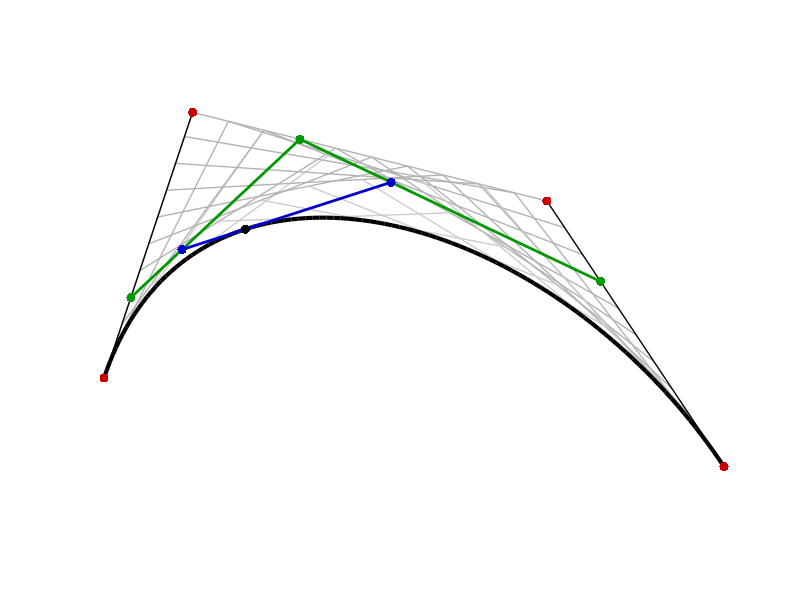

Here is the MATLAB script that generated this plot:
function demo_Bezier_illustr02
% Illustration of linear, quadratic and cubic Bezier curves 
%
% If this code is useful for your research, please cite the related publication:
% @incollection{Calinon19MM,
%   author="Calinon, S.",
%   title="Mixture Models for the Analysis, Edition, and Synthesis of Continuous Time Series",
%   booktitle="Mixture Models and Applications",
%   publisher="Springer",
%   editor="Bouguila, N. and Fan, W.", 
%   year="2019"
% }
%
% Copyright (c) 2019 Idiap Research Institute, http://idiap.ch/
% Written by Sylvain Calinon, http://calinon.ch/
% 
% This file is part of PbDlib, http://www.idiap.ch/software/pbdlib/
% 
% PbDlib is free software: you can redistribute it and/or modify
% it under the terms of the GNU General Public License version 3 as
% published by the Free Software Foundation.
% 
% PbDlib is distributed in the hope that it will be useful,
% but WITHOUT ANY WARRANTY; without even the implied warranty of
% MERCHANTABILITY or FITNESS FOR A PARTICULAR PURPOSE. See the
% GNU General Public License for more details.
% 
% You should have received a copy of the GNU General Public License
% along with PbDlib. If not, see <http://www.gnu.org/licenses/>.


%% Parameters
%%%%%%%%%%%%%%%%%%%%%%%%%%%%%%%%%%%%%%%%%%%%%%%%%%%%%%%%%%%%%%%%%%%%%%%%%%%
% nbVar = 2; %Dimension of datapoint
% nbDeg = 3; %Degree of the Bezier curve (1=linear, 2=quadratic, 3=cubic)
nbData = 100; %Number of datapoints in a trajectory
tl = linspace(0,1,nbData);


% %% General Bezier curve
% %%%%%%%%%%%%%%%%%%%%%%%%%%%%%%%%%%%%%%%%%%%%%%%%%%%%%%%%%%%%%%%%%%%%%%%%%%%
% P = rand(nbVar,nbDeg+1); %Control points
% B = zeros(nbDeg,nbData);
% for i=0:nbDeg
% 	B(i+1,:) = factorial(nbDeg) ./ (factorial(i) .* factorial(nbDeg-i)) .* (1-t).^(nbDeg-i) .* t.^i; %Bernstein basis functions
% end
% x = P * B; 


% %% Linear Bezier curve
% %%%%%%%%%%%%%%%%%%%%%%%%%%%%%%%%%%%%%%%%%%%%%%%%%%%%%%%%%%%%%%%%%%%%%%%%%%%
% % P = rand(nbVar,nbDeg+1); %Control points
% P = [[0;0],[5;4]]; %Control points
% for t=1:nbData
% 	Bp1p2(:,t) = P(:,1) .* (1-tl(t)) + P(:,2) .* tl(t);
% end
% x = Bp1p2; %Linear Bezier curve
% 
% %Plot
% figure; hold on; axis off;
% plot(x(1,:), x(2,:), '-','linewidth',2,'color',[0 0 0]);
% plot(P(1,:), P(2,:), '.','markersize',20,'color',[.8 0 0]);
% 
% t=31;
% plot(x(1,t), x(2,t), '.','markersize',20,'color',[0 0 0]);
% 
% axis equal;
% % print('-dpng','graphs/demo_Bezier_linear01.png');


% %% Quadratic Bezier curve
% %%%%%%%%%%%%%%%%%%%%%%%%%%%%%%%%%%%%%%%%%%%%%%%%%%%%%%%%%%%%%%%%%%%%%%%%%%%
% % P = rand(nbVar,nbDeg+1); %Control points
% P = [[0;0],[2;4],[5;1]]; %Control points
% for t=1:nbData
% 	Bp1p2(:,t) = P(:,1) .* (1-tl(t)) + P(:,2) .* tl(t);
% 	Bp2p3(:,t) = P(:,2) .* (1-tl(t)) + P(:,3) .* tl(t);
% 	Bp1p2p3(:,t) = Bp1p2(:,t) .* (1-tl(t)) + Bp2p3(:,t) .* tl(t);
% end
% x = Bp1p2p3; %Quadratic Bezier curve
% 
% %Plot
% figure; hold on; axis off;
% for t=1:10:nbData
% 	msh = [Bp1p2(:,t), Bp2p3(:,t)];
% 	plot(msh(1,:), msh(2,:), '-','linewidth',1,'color',[.7 .7 .7]);
% end
% plot(P(1,:), P(2,:), '-','linewidth',1,'color',[0 0 0]);
% plot(x(1,:), x(2,:), '-','linewidth',3,'color',[0 0 0]);
% plot(P(1,:), P(2,:), '.','markersize',20,'color',[.8 0 0]);
% 
% t=31;
% msh = [Bp1p2(:,t), Bp2p3(:,t)];
% plot(msh(1,:), msh(2,:), '-','linewidth',2,'color',[0 .6 0]);
% plot(msh(1,:), msh(2,:), '.','markersize',20,'color',[0 .6 0]);
% plot(x(1,t), x(2,t), '.','markersize',20,'color',[0 0 0]);
% 
% axis equal;
% % print('-dpng','graphs/demo_Bezier_quadratic01.png');


%% Cubic Bezier curve
%%%%%%%%%%%%%%%%%%%%%%%%%%%%%%%%%%%%%%%%%%%%%%%%%%%%%%%%%%%%%%%%%%%%%%%%%%%
% P = rand(nbVar,nbDeg+1); %Control points
P = [[0;1],[1;4],[5;3],[7;0]]; %Control points
for t=1:nbData
	Bp1p2(:,t) = P(:,1) .* (1-tl(t)) + P(:,2) .* tl(t);
	Bp2p3(:,t) = P(:,2) .* (1-tl(t)) + P(:,3) .* tl(t);
	Bp3p4(:,t) = P(:,3) .* (1-tl(t)) + P(:,4) .* tl(t);
	Bp1p2p3(:,t) = Bp1p2(:,t) .* (1-tl(t)) + Bp2p3(:,t) .* tl(t);
	Bp2p3p4(:,t) = Bp2p3(:,t) .* (1-tl(t)) + Bp3p4(:,t) .* tl(t);
	Bp1p2p3p4(:,t) = Bp1p2p3(:,t) .* (1-tl(t)) + Bp2p3p4(:,t) .* tl(t);
end
x = Bp1p2p3p4; %Cubic Bezier curve

%Plot
figure; hold on; axis off;
for t=1:10:nbData
	msh = [Bp1p2(:,t), Bp2p3(:,t)];
	plot(msh(1,:), msh(2,:), '-','linewidth',1,'color',[.7 .7 .7]);
	msh = [Bp2p3(:,t), Bp3p4(:,t)];
	plot(msh(1,:), msh(2,:), '-','linewidth',1,'color',[.7 .7 .7]);
	msh = [Bp1p2p3(:,t), Bp2p3p4(:,t)];
	plot(msh(1,:), msh(2,:), '-','linewidth',1,'color',[.8 .8 .8]);
end
plot(P(1,1:2), P(2,1:2), '-','linewidth',1,'color',[0 0 0]);
plot(P(1,3:4), P(2,3:4), '-','linewidth',1,'color',[0 0 0]);
plot(x(1,:), x(2,:), '-','linewidth',3,'color',[0 0 0]);
plot(P(1,:), P(2,:), '.','markersize',20,'color',[.8 0 0]);

t=31;
msh = [Bp1p2(:,t), Bp2p3(:,t)];
plot(msh(1,:), msh(2,:), '-','linewidth',2,'color',[0 .6 0]);
plot(msh(1,:), msh(2,:), '.','markersize',20,'color',[0 .6 0]);
msh = [Bp2p3(:,t), Bp3p4(:,t)];
plot(msh(1,:), msh(2,:), '-','linewidth',2,'color',[0 .6 0]);
plot(msh(1,:), msh(2,:), '.','markersize',20,'color',[0 .6 0]);
msh = [Bp1p2p3(:,t), Bp2p3p4(:,t)];
plot(msh(1,:), msh(2,:), '-','linewidth',2,'color',[0 0 .8]);	
plot(msh(1,:), msh(2,:), '.','markersize',20,'color',[0 0 .8]);
plot(x(1,t), x(2,t), '.','markersize',20,'color',[0 0 0]);

axis equal;
% print('-dpng','graphs/demo_Bezier_cubic01.png');


% %% Additional plot
% %%%%%%%%%%%%%%%%%%%%%%%%%%%%%%%%%%%%%%%%%%%%%%%%%%%%%%%%%%%%%%%%%%%%%%%%%%%
% nbDeg=10;
% B = zeros(nbDeg,nbData);
% for i=0:nbDeg
% 	B(i+1,:) = factorial(nbDeg) ./ (factorial(i) .* factorial(nbDeg-i)) .* (1-tl).^(nbDeg-i) .* tl.^i; %Bernstein basis functions
% end
% figure; hold on;
% for i=0:nbDeg
% 	plot(tl, B(i+1,:), 'linewidth',2);
% end
% set(gca,'xtick',[],'ytick',[],'linewidth',2);
% xlabel('t','fontsize',22); ylabel('b_i','fontsize',22);
% % print('-dpng','graphs/demo_Bezier_linear02.png');
% % print('-dpng','graphs/demo_Bezier_quadratic02.png');
% % print('-dpng','graphs/demo_Bezier_cubic02.png');
% % print('-dpng','graphs/demo_Bezier_highOrder02.png');

pause;
close all;
